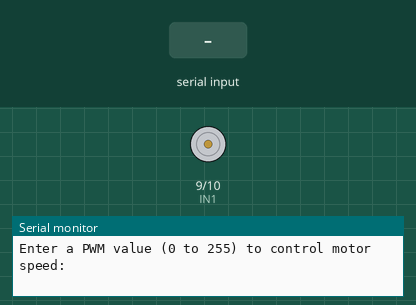
Recording of a sketch running on a simulated Arduino Uno, built with avr-gcc and run on an emulated ATmega328P. Shown: motor-driver pin pairs drawn as motors (green arrow = first pin HIGH = forward, orange = second pin HIGH = backward, longer = more drive), the last lines printed to the serial monitor. The test bench sets the inputs (shaded band).

Above: at 1.2 s.
1.3 s: "90,45\n" received over Serial
At 2.1 s:
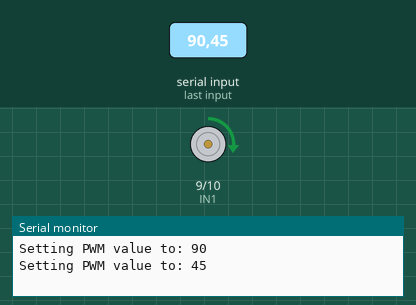
3.8 s: "30,150\n" received over Serial
At 4.1 s:
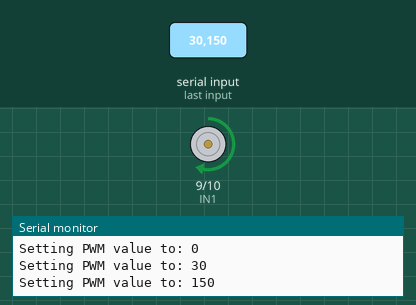
6.3 s: "200\n" received over Serial
At 7.1 s:
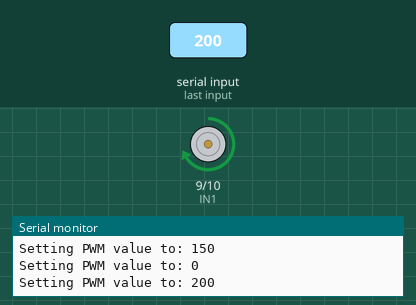
Timing chart, 0 to 9.3 s (numbered marks = the images above; inputs shaded):
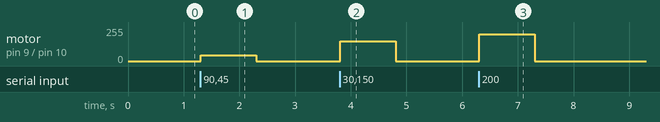

The sketch:

SetPWMFromSerial_mx1508.ino
```cpp
// Define the pins for the motor driver
const int IN1 = 9;  // Pin for IN1 (PWM control for speed)
const int IN2 = 10; // Pin for IN2 (direction control)
int pwmValue = 200; // Default PWM value (200)

void setup() {
  // Set the motor control pins as outputs
  pinMode(IN1, OUTPUT);
  pinMode(IN2, OUTPUT);

  // Initialize Serial communication
  Serial.begin(9600);
  Serial.println("Enter a PWM value (0 to 255) to control motor speed:");

  // Set the default motor direction to forward
  digitalWrite(IN2, LOW);
}

void loop() {
  // Check if there is any data available in the Serial Monitor
  if (Serial.available() > 0) {
    // Read the incoming PWM value
    int inputValue = Serial.parseInt();

    // Validate the PWM value (should be between 0 and 255)
    if (inputValue >= 0 && inputValue <= 255) {
      pwmValue = inputValue;
      Serial.print("Setting PWM value to: ");
      Serial.println(pwmValue);

      // Set the motor speed using the PWM value
      analogWrite(IN1, pwmValue);
    } else {
      Serial.println("Invalid PWM value. Please enter a value between 0 and 255.");
    }
  }
}
```

Measured:
- after the input at 1.3 s, motor on pin 9 (IN1) / pin 10 (IN2): stopped → forward 45/255 at once, → stopped 1.0 s later
- after the input at 3.8 s, motor on pin 9 (IN1) / pin 10 (IN2): stopped → forward 150/255 at once, → stopped 1.0 s later
- after the input at 6.3 s, motor on pin 9 (IN1) / pin 10 (IN2): stopped → forward 200/255 at once, → stopped 1.0 s later
